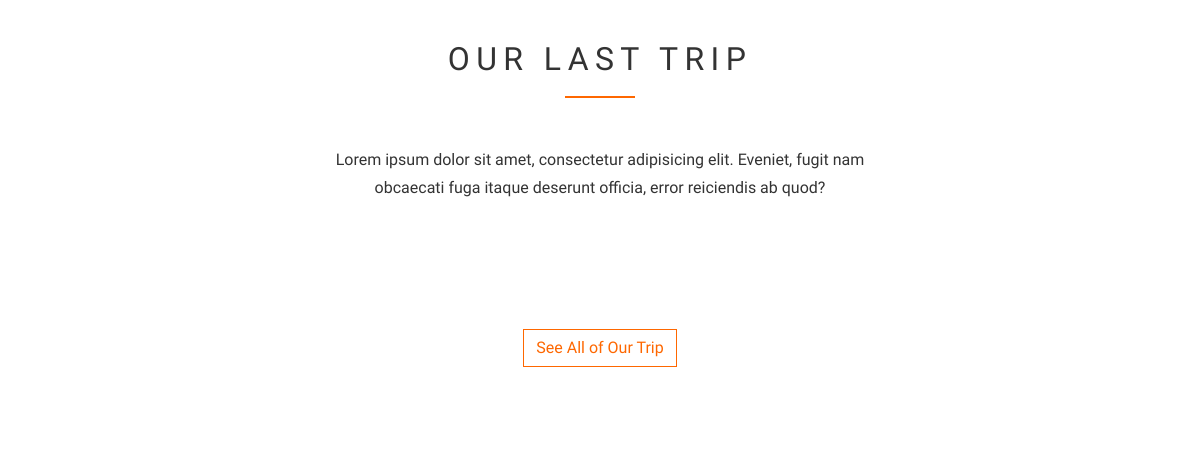
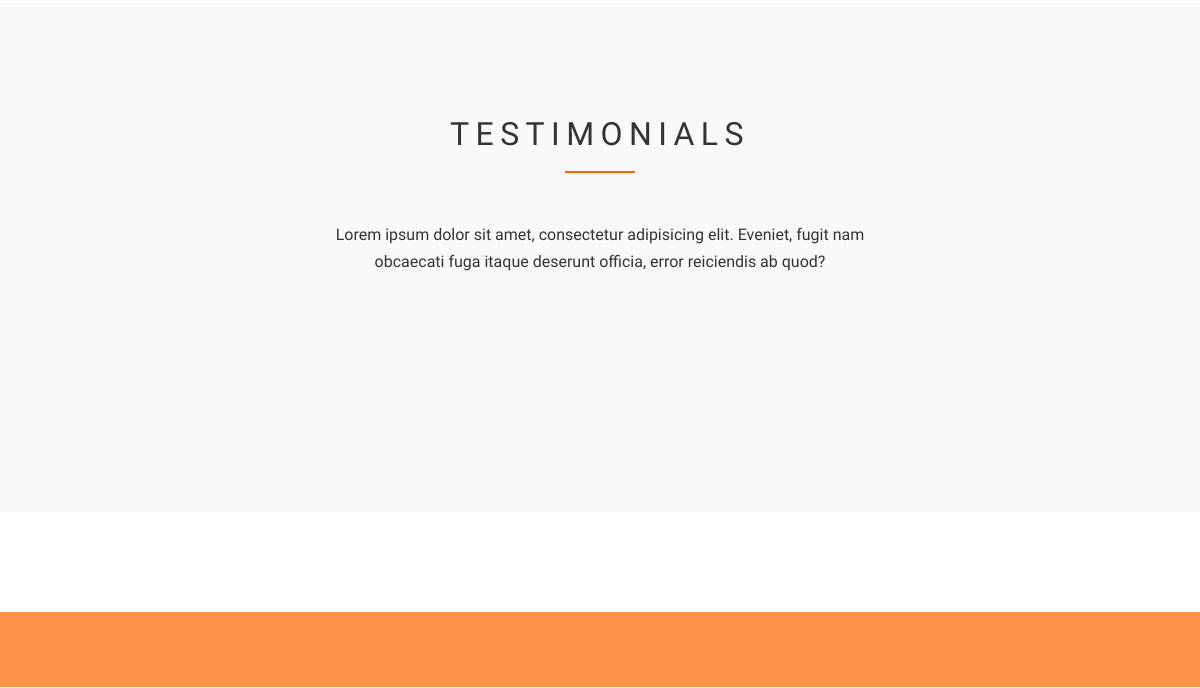
/ (middle part), run on an earlier commit of the app's database (2 pictures, top to bottom).
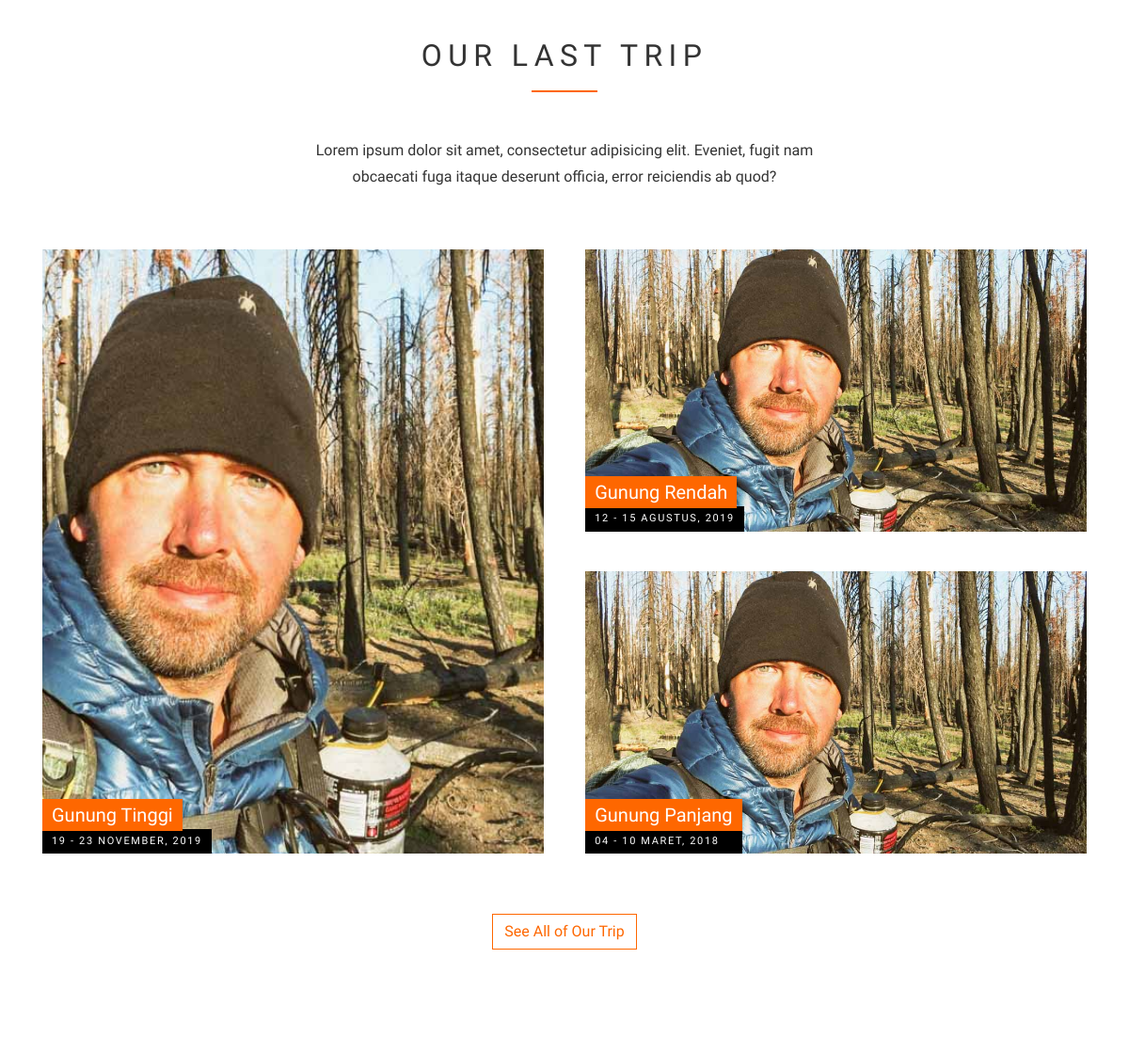
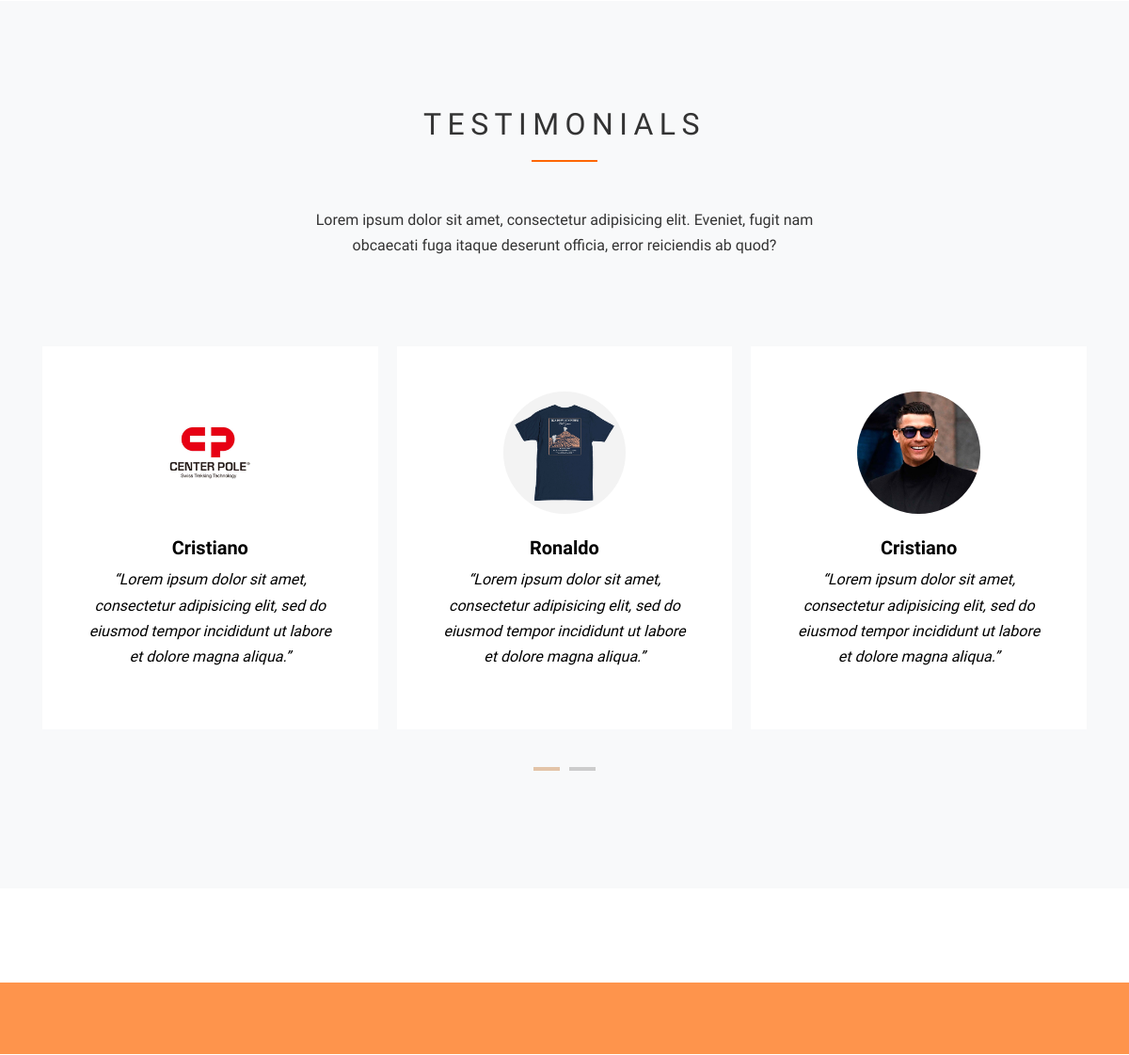
And on a later commit of the database (2 pictures, top to bottom).
### tables this page shows
CREATE TABLE `gallery` (
  `id_gallery` int(11) NOT NULL,
  `picture` varchar(200) NOT NULL,
  `tripDate` varchar(100) NOT NULL,
  `year` int(11) NOT NULL,
  `tripName` varchar(100) NOT NULL,
  `detail` text NOT NULL
);

CREATE TABLE `testimonials` (
  `id_testimonials` int(11) NOT NULL,
  `name` varchar(100) NOT NULL,
  `caption` text NOT NULL,
  `photo` varchar(25) NOT NULL
);

### application/controllers/Home.php (called while the page is built, shortened)
<?php
class Home extends CI_Controller {
	public function __construct()
	{
		$this->load->model('_testimonialsmodel', 'tm');
		$this->load->model('Admin_model', 'am');
		$this->load->model('_gallerymodel', 'gm');
	}
	public function index()
	{
		$data['testi'] = $this->tm->getTesti();
		$data['poptrip'] = $this->am->getPopTrip();
		$data['lastone'] = $this->gm->getFirst();
		$data['lasttu'] = $this->gm->getSecond();
		$data['lasttri'] = $this->gm->getThird();
		$this->load->view('user/home', $data);
	}
}

### index.php (called while the page is built, shortened)
<?php
require_once BASEPATH.'core/CodeIgniter.php';

### application/models/_gallerymodel.php (called while the page is built, shortened)
<?php
class _gallerymodel extends CI_Model {
	public function getFirst()
	{
		return $this->db->order_by('id_gallery', 'desc')
						->get('gallery', 1)
						->result();
	}
	public function getSecond()
	{
		return $this->db->order_by('id_gallery', 'desc')
						->get('gallery', 1, 1)->result();
	}
	public function getThird()
	{
		return $this->db->order_by('id_gallery', 'desc')
						->get('gallery', 1, 2)->result();
	}
}

### application/models/_testimonialsmodel.php (called while the page is built, shortened)
<?php
class _testimonialsmodel extends CI_Model {
  public function getTesti()
  {
    return $this->db->get('testimonials')->result();
  }
}

### application/views/user/home.php (the view, shortened to what the changed rows need)
<!DOCTYPE html>
<html lang="en">
  <head>
    <link rel="stylesheet" href="<?=base_url()?>assets/fonts/icomoon/style.css">
    <link rel="stylesheet" href="<?=base_url()?>assets/css/bootstrap.min.css">
    <link rel="stylesheet" href="<?=base_url()?>assets/css/magnific-popup.css">
    <link rel="stylesheet" href="<?=base_url()?>assets/css/jquery-ui.css">
    <link rel="stylesheet" href="<?=base_url()?>assets/css/owl.carousel.min.css">
    <link rel="stylesheet" href="<?=base_url()?>assets/css/owl.theme.default.min.css">
    <link rel="stylesheet" href="<?=base_url()?>assets/css/bootstrap-datepicker.css">
    <link rel="stylesheet" href="<?=base_url()?>assets/css/mediaelementplayer.css">
    <link rel="stylesheet" href="<?=base_url()?>assets/css/animate.css">
    <link rel="stylesheet" href="<?=base_url()?>assets/fonts/flaticon/font/flaticon.css">
    <link rel="stylesheet" href="<?=base_url()?>assets/css/fl-bigmug-line.css">
    <link rel="stylesheet" href="https://use.fontawesome.com/releases/v5.6.3/css/all.css">
    <link rel="stylesheet" href="<?=base_url()?>assets/css/aos.css">
    <link rel="stylesheet" href="<?=base_url()?>assets/css/style.css">
  </head>
  <body>
  <div class="site-wrap">
    <div class="site-section">
      <div class="container">
        <div class="row">
          <div class="site-section-heading text-center mb-5 w-border col-md-6 mx-auto">
            <h2 class="mb-5">Our Last Trip</h2>
          </div>
        </div>
        <div class="site-block-retro d-block d-md-flex">
          <?php foreach($lastone as $a) { ?>
            <a href="#" class="col1 unit-9 no-height">
              <div class="image" style="background-image: url('<?=base_url()?>assets/uploads/<?php echo $a->picture?>');"></div>
              <div class="unit-9-content">
                <h2><?php echo $a->tripName?></h2>
                <span><?php echo $a->tripDate?>, <?php echo $a->year?></span>
              </div>
            </a>
          <?php } ?>
          <div class="col2 ml-auto">
            <?php foreach($lasttu as $b) { ?>
              <a href="#" class="col2-row1 unit-9 no-height">
                <div class="image" style="background-image: url('<?=base_url()?>assets/uploads/<?php echo $b->picture?>');"></div>
                <div class="unit-9-content">
                  <h2><?php echo $b->tripName?></h2>
                  <span><?php echo $b->tripDate?>, <?php echo $b->year?></span>
                </div>
              </a>
            <?php } ?>
            <?php foreach($lasttri as $b) { ?>
              <a href="#" class="col2-row1 unit-9 no-height">
                <div class="image" style="background-image: url('<?=base_url()?>assets/uploads/<?php echo $b->picture?>');"></div>
                <div class="unit-9-content">
                  <h2><?php echo $b->tripName?></h2>
                  <span><?php echo $b->tripDate?>, <?php echo $b->year?></span>
                </div>
              </a>
            <?php } ?>
          </div>
        </div>
      </div>
    </div>
    <div class="site-section bg-light block-13">
      <div class="container">
        <div class="row">
          <div class="site-section-heading text-center mb-5 w-border col-md-6 mx-auto">
            <h2 class="mb-5">Testimonials</h2>
          </div>
        </div>
        <div class="nonloop-block-13 owl-carousel">
          <?php foreach ($testi as $t) { ?>
            <div class="text-center p-3 p-md-5 bg-white">
              <div class="mb-4">
                <img src="<?=base_url()?>assets/uploads/<?php echo $t->photo?>" alt="Image" class="w-50 mx-auto img-fluid rounded-circle">
              </div>
              <div class="text-black">
                <h3 class="font-weight-bld h5"><?php echo $t->name?></h3>
                <p class="font-italic">&ldquo;<?php echo $t->caption?>&rdquo;</p>
              </div>
            </div>
          <?php }?>
        </div>
      </div>
    </div>
      </div>
  </body>
</html>

What changed in the data, as far as the page shows it:
added gallery: picture (picture), tripName "Gunung Tinggi", tripDate "19 - 23 NOVEMBER", year "2019", shown under "OUR LAST TRIP"
added gallery: picture (picture), tripName "Gunung Rendah", tripDate "12 - 15 AGUSTUS", year "2019"
added gallery: picture (picture), tripName "Gunung Panjang", tripDate "04 - 10 MARET", year "2018"
added testimonials: photo (picture), name "Cristiano", caption "Lorem ipsum dolor sit amet, consectetur adipisicing elit, sed do eiusmod tempor incididunt ut labore et dolore magna aliqua."
added testimonials: photo (picture), name "Ronaldo", caption "Lorem ipsum dolor sit amet, consectetur adipisicing elit, sed do eiusmod tempor incididunt ut labore et dolore magna aliqua."
added testimonials: photo (picture), name "Cristiano", caption "Lorem ipsum dolor sit amet, consectetur adipisicing elit, sed do eiusmod tempor incididunt ut labore et dolore magna aliqua."
